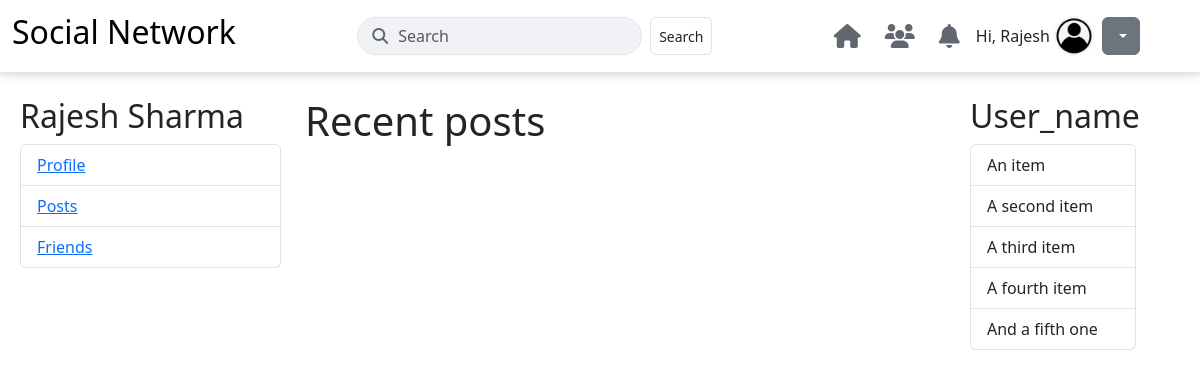
/ (signed in), run on an earlier commit of the app's database.
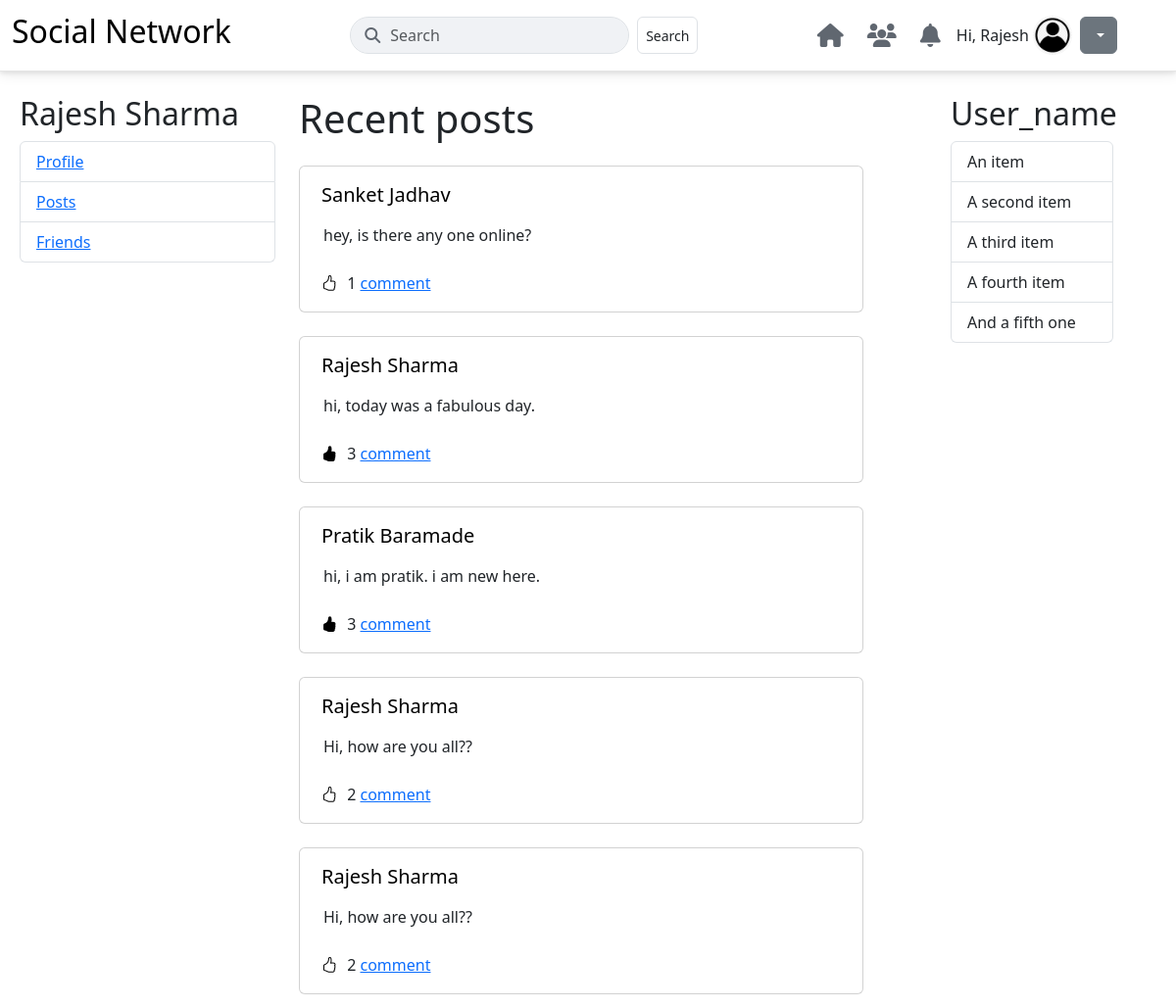
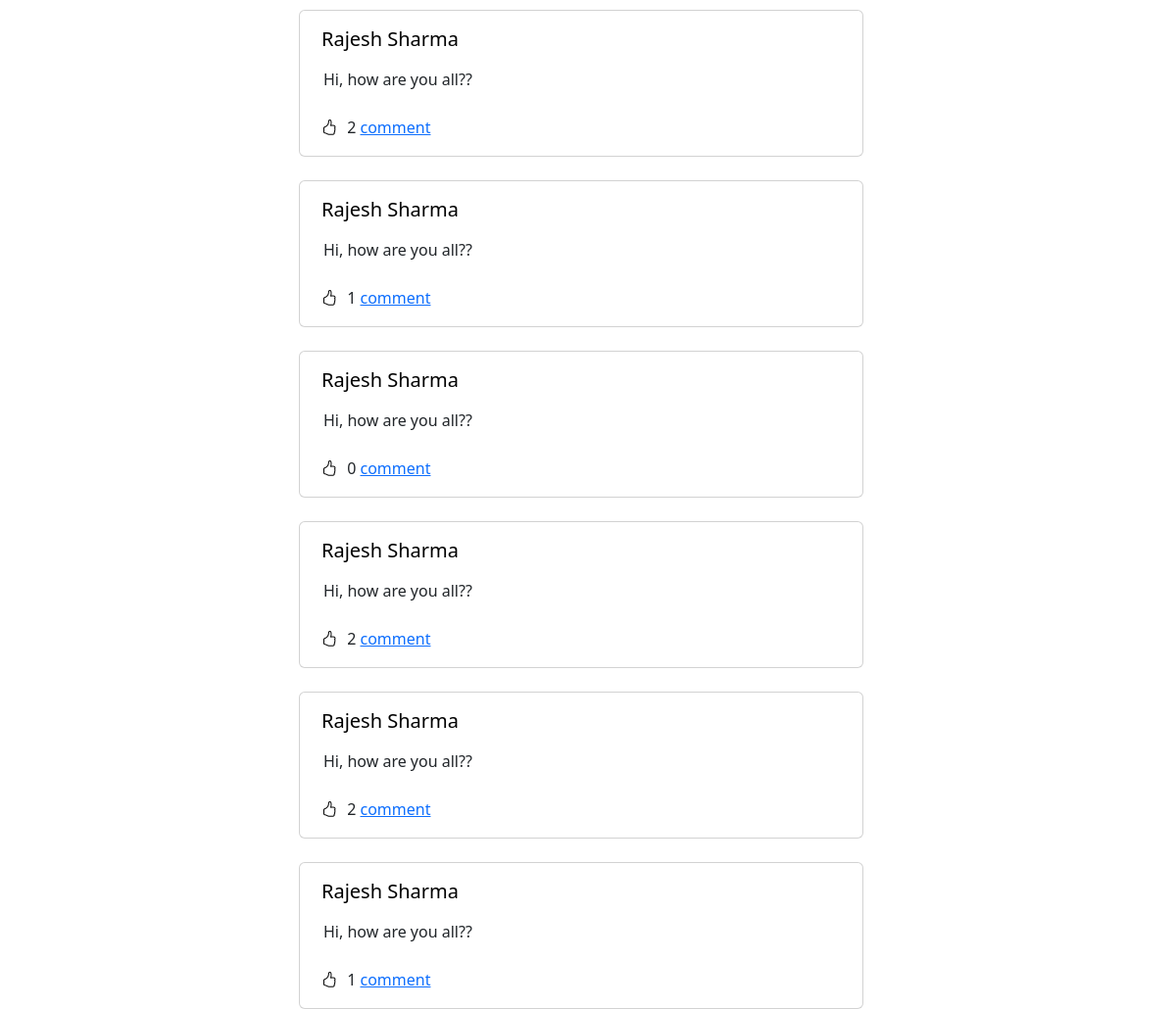
And on a later commit of the database (2 pictures, top to bottom).
### user_profile/models.py (models this page shows, shortened)
class UserPost(models.Model):
    user = models.ForeignKey(AppUser, on_delete=models.CASCADE, related_name='posts')
    post_content = models.TextField()

class AppUser(AbstractUser):
    GENDER_CHOICES = [
        ('M', 'Male'),
        ('F', 'Female'),
        ('O', 'Other'),
    ]
    username = models.CharField(max_length=150, unique=True, blank=True, null=True)
    USERNAME_FIELD = 'email'
    REQUIRED_FIELDS = ['first_name', 'last_name', 'phone']
    gender = models.CharField(
        max_length=1,
        choices=GENDER_CHOICES,
        blank=True,
        null=True
    )
    birthday = models.DateField(null=True, blank=True)
    phone = models.CharField(max_length=15, unique=True)
    email = models.EmailField(unique=True, blank=False, null=False)
    groups = models.ManyToManyField(
        'auth.Group',
        related_name='appuser_set',
        blank=True,
        help_text='The groups this user belongs to. A user will get all permissions granted to each of their groups.',
        verbose_name='groups',
    )
    user_permissions = models.ManyToManyField(
        'auth.Permission',
        related_name='appuser_permissions_set',
        blank=True,
        help_text='Specific permissions for this user.',
        verbose_name='user permissions',
    )
    def __str__(self):
        return self.first_name

### user_profile/views.py (the view)
# urls.py: 2. Add a URL to urlpatterns:  path('', Home.as_view(), name='home')
class Home(View):
    def get(self, request):
        user_id = request.session.get('user')
        if user_id:
            try:
                user = AppUser.objects.get(id=user_id)
                posts = UserPost.objects.all().order_by('-id').annotate(like_count=Count('likes'))
                liked_post_ids = PostLike.objects.filter(user=user).values_list('post_id', flat=True)
                return render(request, 'home.html', {'user': user, 'posts': posts, 'liked_post_ids': liked_post_ids})
            except AppUser.DoesNotExist:
                return redirect('login')
        return redirect('login')

### user_profile/templates/home.html (shortened to what this page needs)
{% extends 'base.html' %} {% block content %}
<div class="container ms-2">
  <div class="row">
    {% if user %}
    <div class="col-3 mt-4">
      <h2>{{ user.first_name}} {{user.last_name}}</h2>
      <ul class="list-group">
        <li class="list-group-item"><a href="/profile/">Profile</a></li>
        <li class="list-group-item"><a href="/profile/">Posts</a></li>
        <li class="list-group-item"><a href="/friends/">Friends</a></li>
      </ul>
    </div>
    {% endif %}
    <div class="col-6 mt-4">
      <h1>Recent posts</h1>
      {% for post in posts %}
      <div class="card mt-4" style="width: 36rem">
        <div class="card-body">
          <h5 class="card-title">
            <form action="/otheruserprofile/" method="post">
              <button
                type="submit"
                style="border: none; background-color: transparent"
              >
                {{post.user}} {{post.user.last_name}}
              </button>
            </form>
          </h5>
          <p class="card-text p-2">{{post.post_content}}</p>
          <button
            class="like-btn"
            style="border: none; background-color: transparent"
            data-post-id="{{post.id}}"
          >
            {% if post.id in liked_post_ids %}
            <i class="bi bi-hand-thumbs-up-fill"></i>
            {% else %} <i class="bi bi-hand-thumbs-up"></i> {% endif %}
          </button>
          <span id="like-count-{{ post.id }}">{{post.like_count}}</span>
          <a href="#" class="card-link">comment</a>
        </div>
      </div>
      {% endfor %}
    </div>
    <div class="col-2 mt-4 offset-md-1">
      <h2>User_name</h2>
      <ul class="list-group">
        <li class="list-group-item">An item</li>
        <li class="list-group-item">A second item</li>
        <li class="list-group-item">A third item</li>
        <li class="list-group-item">A fourth item</li>
        <li class="list-group-item">And a fifth one</li>
      </ul>
    </div>
  </div>
</div>
{% endblock %}

What changed in the data, as far as the page shows it:
added UserPost: user "Sanket", user.last_name "Jadhav", post_content "hey, is there any one online?", like_count "1"
added UserPost: user "Rajesh", user.last_name "Sharma", post_content "hi, today was a fabulous day.", like_count "3"
added UserPost: user "Pratik", user.last_name "Baramade", post_content "hi, i am pratik. i am new here.", like_count "3"
added UserPost: user "Rajesh", user.last_name "Sharma", post_content "Hi, how are you all??", like_count "2"
added UserPost: user "Rajesh", user.last_name "Sharma", post_content "Hi, how are you all??", like_count "2"
added UserPost: user "Rajesh", user.last_name "Sharma", post_content "Hi, how are you all??", like_count "2"
added UserPost: user "Rajesh", user.last_name "Sharma", post_content "Hi, how are you all??", like_count "1"
added UserPost: user "Rajesh", user.last_name "Sharma", post_content "Hi, how are you all??", like_count "0"
added UserPost: user "Rajesh", user.last_name "Sharma", post_content "Hi, how are you all??", like_count "2"
added UserPost: user "Rajesh", user.last_name "Sharma", post_content "Hi, how are you all??", like_count "2"
added UserPost: user "Rajesh", user.last_name "Sharma", post_content "Hi, how are you all??", like_count "1"
